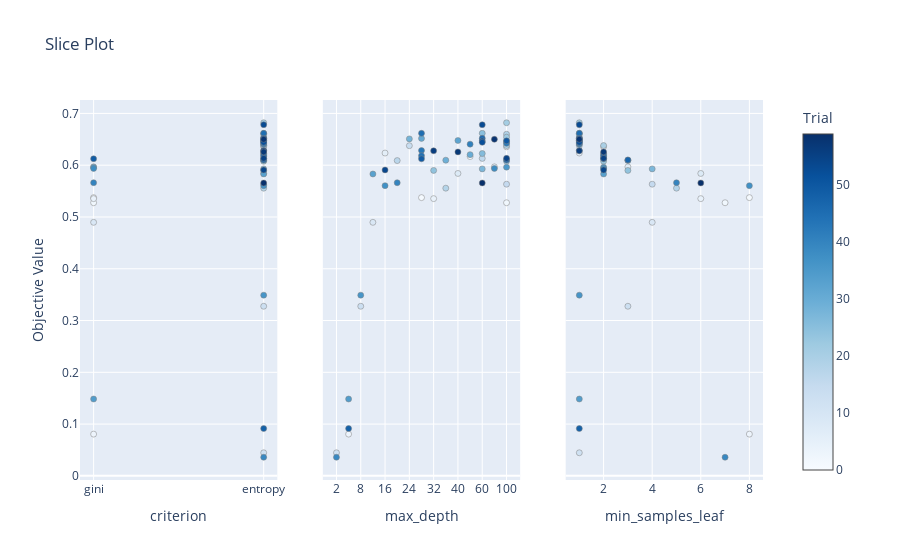

Notebook code for this chart:
### Code cell
# plot the parameter relationship concerning performance
optuna.visualization.plot_slice(study)

### Figure 1 — Plotly figure (JSON) as saved in the notebook; plotly's stock layout.template omitted (floating-point values rounded to 4 significant figures)
{"data": [{"marker": {"color": [0, 1, 2, 3, 4, 5, 6, 7, 8, 9, 10, 11, 12, 13, 14, 15, 16, 17, 18, 19, 20, 21, 22, 23, 24, 25, 26, 27, 28, 29, 30, 31, 32, 33, 34, 35, 36, 37, 38, 39, 40, 41, 42, 43, 44, 45, 46, 47, 48, 49, 50, 51, 52, 53, 54, 55, 56, 57, 58, 59], "colorbar": {"title": {"text": "Trial"}, "x": 1, "xpad": 40}, "colorscale": [[0, "rgb(247,251,255)"], [0.125, "rgb(222,235,247)"], [0.25, "rgb(198,219,239)"], [0.375, "rgb(158,202,225)"], [0.5, "rgb(107,174,214)"], [0.625, "rgb(66,146,198)"], [0.75, "rgb(33,113,181)"], [0.875, "rgb(8,81,156)"], [1, "rgb(8,48,107)"]], "line": {"color": "Grey", "width": 0.5}, "showscale": true}, "mode": "markers", "name": "Feasible Trial", "showlegend": false, "type": "scatter", "x": ["entropy", "gini", "gini", "gini", "gini", "entropy", "entropy", "gini", "entropy", "gini", "entropy", "entropy", "entropy", "entropy", "entropy", "entropy", "entropy", "entropy", "entropy", "entropy", "entropy", "entropy", "entropy", "entropy", "entropy", "entropy", "entropy", "entropy", "entropy", "entropy", "entropy", "entropy", "entropy", "entropy", "gini", "gini", "entropy", "entropy", "gini", "entropy", "gini", "entropy", "entropy", "entropy", "entropy", "entropy", "entropy", "entropy", "entropy", "gini", "entropy", "entropy", "entropy", "entropy", "entropy", "entropy", "entropy", "entropy", "entropy", "entropy"], "xaxis": "x", "y": [0.6167, 0.5374, 0.5275, 0.08064, 0.5354, 0.6355, 0.6235, 0.5968, 0.5841, 0.4897, 0.6466, 0.6449, 0.0446, 0.3276, 0.6376, 0.5633, 0.6131, 0.6089, 0.5556, 0.6598, 0.6379, 0.682, 0.6541, 0.6077, 0.5899, 0.6617, 0.6226, 0.5929, 0.6508, 0.6097, 0.6204, 0.6517, 0.6477, 0.583, 0.1484, 0.5963, 0.349, 0.5604, 0.5937, 0.03596, 0.5662, 0.6406, 0.6422, 0.6283, 0.6184, 0.6616, 0.652, 0.6102, 0.09138, 0.6123, 0.647, 0.6469, 0.6442, 0.678, 0.5908, 0.6132, 0.6277, 0.6257, 0.65, 0.5657], "yaxis": "y"}, {"marker": {"color": [0, 1, 2, 3, 4, 5, 6, 7, 8, 9, 10, 11, 12, 13, 14, 15, 16, 17, 18, 19, 20, 21, 22, 23, 24, 25, 26, 27, 28, 29, 30, 31, 32, 33, 34, 35, 36, 37, 38, 39, 40, 41, 42, 43, 44, 45, 46, 47, 48, 49, 50, 51, 52, 53, 54, 55, 56, 57, 58, 59], "colorbar": {"title": {"text": "Trial"}, "x": 1, "xpad": 40}, "colorscale": [[0, "rgb(247,251,255)"], [0.125, "rgb(222,235,247)"], [0.25, "rgb(198,219,239)"], [0.375, "rgb(158,202,225)"], [0.5, "rgb(107,174,214)"], [0.625, "rgb(66,146,198)"], [0.75, "rgb(33,113,181)"], [0.875, "rgb(8,81,156)"], [1, "rgb(8,48,107)"]], "line": {"color": "Grey", "width": 0.5}, "showscale": false}, "mode": "markers", "name": "Feasible Trial", "showlegend": false, "type": "scatter", "x": [50, 28, 100, 4, 32, 100, 16, 80, 40, 12, 100, 100, 2, 8, 24, 100, 60, 20, 36, 100, 100, 100, 100, 100, 32, 60, 60, 60, 24, 36, 50, 28, 40, 12, 4, 100, 8, 16, 80, 2, 20, 50, 100, 28, 28, 28, 60, 100, 4, 28, 100, 60, 60, 60, 16, 100, 32, 40, 80, 60], "xaxis": "x2", "y": [0.6167, 0.5374, 0.5275, 0.08064, 0.5354, 0.6355, 0.6235, 0.5968, 0.5841, 0.4897, 0.6466, 0.6449, 0.0446, 0.3276, 0.6376, 0.5633, 0.6131, 0.6089, 0.5556, 0.6598, 0.6379, 0.682, 0.6541, 0.6077, 0.5899, 0.6617, 0.6226, 0.5929, 0.6508, 0.6097, 0.6204, 0.6517, 0.6477, 0.583, 0.1484, 0.5963, 0.349, 0.5604, 0.5937, 0.03596, 0.5662, 0.6406, 0.6422, 0.6283, 0.6184, 0.6616, 0.652, 0.6102, 0.09138, 0.6123, 0.647, 0.6469, 0.6442, 0.678, 0.5908, 0.6132, 0.6277, 0.6257, 0.65, 0.5657], "yaxis": "y2"}, {"marker": {"color": [0, 1, 2, 3, 4, 5, 6, 7, 8, 9, 10, 11, 12, 13, 14, 15, 16, 17, 18, 19, 20, 21, 22, 23, 24, 25, 26, 27, 28, 29, 30, 31, 32, 33, 34, 35, 36, 37, 38, 39, 40, 41, 42, 43, 44, 45, 46, 47, 48, 49, 50, 51, 52, 53, 54, 55, 56, 57, 58, 59], "colorbar": {"title": {"text": "Trial"}, "x": 1, "xpad": 40}, "colorscale": [[0, "rgb(247,251,255)"], [0.125, "rgb(222,235,247)"], [0.25, "rgb(198,219,239)"], [0.375, "rgb(158,202,225)"], [0.5, "rgb(107,174,214)"], [0.625, "rgb(66,146,198)"], [0.75, "rgb(33,113,181)"], [0.875, "rgb(8,81,156)"], [1, "rgb(8,48,107)"]], "line": {"color": "Grey", "width": 0.5}, "showscale": false}, "mode": "markers", "name": "Feasible Trial", "showlegend": false, "type": "scatter", "x": [2, 8, 7, 8, 6, 2, 1, 3, 6, 4, 1, 1, 1, 3, 1, 4, 2, 3, 5, 1, 2, 1, 1, 2, 3, 1, 2, 4, 1, 3, 2, 1, 1, 2, 1, 2, 1, 8, 2, 7, 5, 1, 1, 1, 2, 1, 1, 3, 1, 2, 1, 1, 1, 1, 2, 2, 1, 2, 1, 6], "xaxis": "x3", "y": [0.6167, 0.5374, 0.5275, 0.08064, 0.5354, 0.6355, 0.6235, 0.5968, 0.5841, 0.4897, 0.6466, 0.6449, 0.0446, 0.3276, 0.6376, 0.5633, 0.6131, 0.6089, 0.5556, 0.6598, 0.6379, 0.682, 0.6541, 0.6077, 0.5899, 0.6617, 0.6226, 0.5929, 0.6508, 0.6097, 0.6204, 0.6517, 0.6477, 0.583, 0.1484, 0.5963, 0.349, 0.5604, 0.5937, 0.03596, 0.5662, 0.6406, 0.6422, 0.6283, 0.6184, 0.6616, 0.652, 0.6102, 0.09138, 0.6123, 0.647, 0.6469, 0.6442, 0.678, 0.5908, 0.6132, 0.6277, 0.6257, 0.65, 0.5657], "yaxis": "y3"}], "layout": {"title": {"text": "Slice Plot"}, "xaxis": {"anchor": "y", "categoryarray": ["gini", "entropy"], "categoryorder": "array", "domain": [0, 0.2889], "title": {"text": "criterion"}, "type": "category"}, "xaxis2": {"anchor": "y2", "categoryarray": [2, 4, 8, 12, 16, 20, 24, 28, 32, 36, 40, 50, 60, 80, 100], "categoryorder": "array", "domain": [0.3556, 0.6444], "title": {"text": "max_depth"}, "type": "category"}, "xaxis3": {"anchor": "y3", "domain": [0.7111, 1], "title": {"text": "min_samples_leaf"}}, "yaxis": {"anchor": "x", "domain": [0, 1], "title": {"text": "Objective Value"}}, "yaxis2": {"anchor": "x2", "domain": [0, 1], "matches": "y", "showticklabels": false}, "yaxis3": {"anchor": "x3", "domain": [0, 1], "matches": "y", "showticklabels": false}}}
